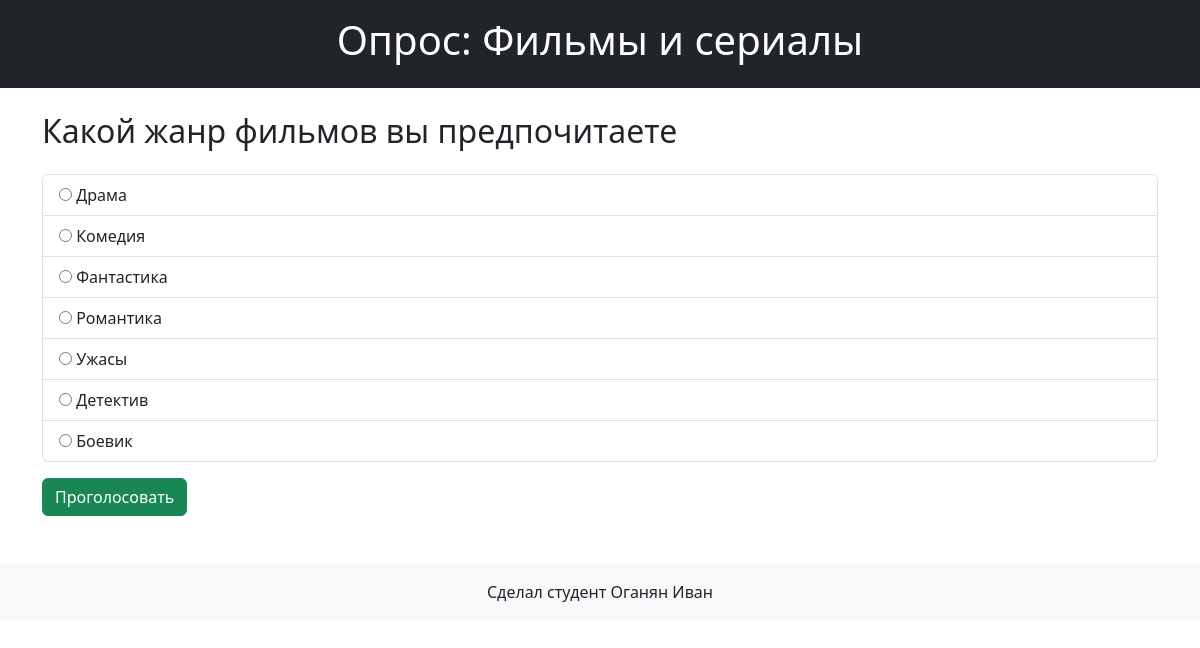
The app's page /polls/2/ with its own data.
### polls/models.py (models this page shows, shortened)
class Question(models.Model):
    question_text = models.CharField('Текст вопроса', max_length=200)
    pub_date = models.DateTimeField('Дата публикации')

class Choice(models.Model):
    question = models.ForeignKey(Question, on_delete=models.CASCADE)
    choice_text = models.CharField('Текст ответа', max_length=200)
    votes = models.IntegerField('Голоса', default=0)

### polls/views.py (the view)
# urls.py: path('<int:question_id>/', views.detail, name='detail'),
def detail(request, question_id):
    question = get_object_or_404(Question, pk=question_id)
    return render(request, 'polls/detail.html', {'question': question})

### polls/templates/polls/detail.html (shortened to what this page needs)
<!DOCTYPE html>
<html lang="ru">
<head>
    <link href="https://cdn.jsdelivr.net/npm/bootstrap@5.3.0/dist/css/bootstrap.min.css" rel="stylesheet">
</head>
<body>
    <header class="bg-dark text-white py-3">
        <div class="container text-center">
            <h1>Опрос: Фильмы и сериалы</h1>
        </div>
    </header>
    <main class="container mt-4">
        <h2 class="mb-4">{{ question.question_text }}</h2>
        <form action="{% url 'polls:vote' question.id %}" method="post">
    <ul class="list-group mb-3">
        {% for choice in question.choice_set.all %}
            <li class="list-group-item">
                <input type="radio" name="choice" id="choice{{ forloop.counter }}" value="{{ choice.id }}">
                <label for="choice{{ forloop.counter }}">{{ choice.choice_text }}</label>
            </li>
        {% endfor %}
    </ul>
    <button type="submit" class="btn btn-success">Проголосовать</button>
</form>
    </main>
    <footer class="bg-light py-3 mt-5">
        <div class="container text-center">
            <p class="mb-0">Сделал студент Оганян Иван</p>
        </div>
    </footer>
</body>
</html>

### records on screen
Question: question_text "Какой жанр фильмов вы предпочитаете"
Choice: choice_text "Драма"
Choice: choice_text "Комедия"
Choice: choice_text "Фантастика"
Choice: choice_text "Романтика"
Choice: choice_text "Ужасы"
Choice: choice_text "Детектив"
Choice: choice_text "Боевик"
